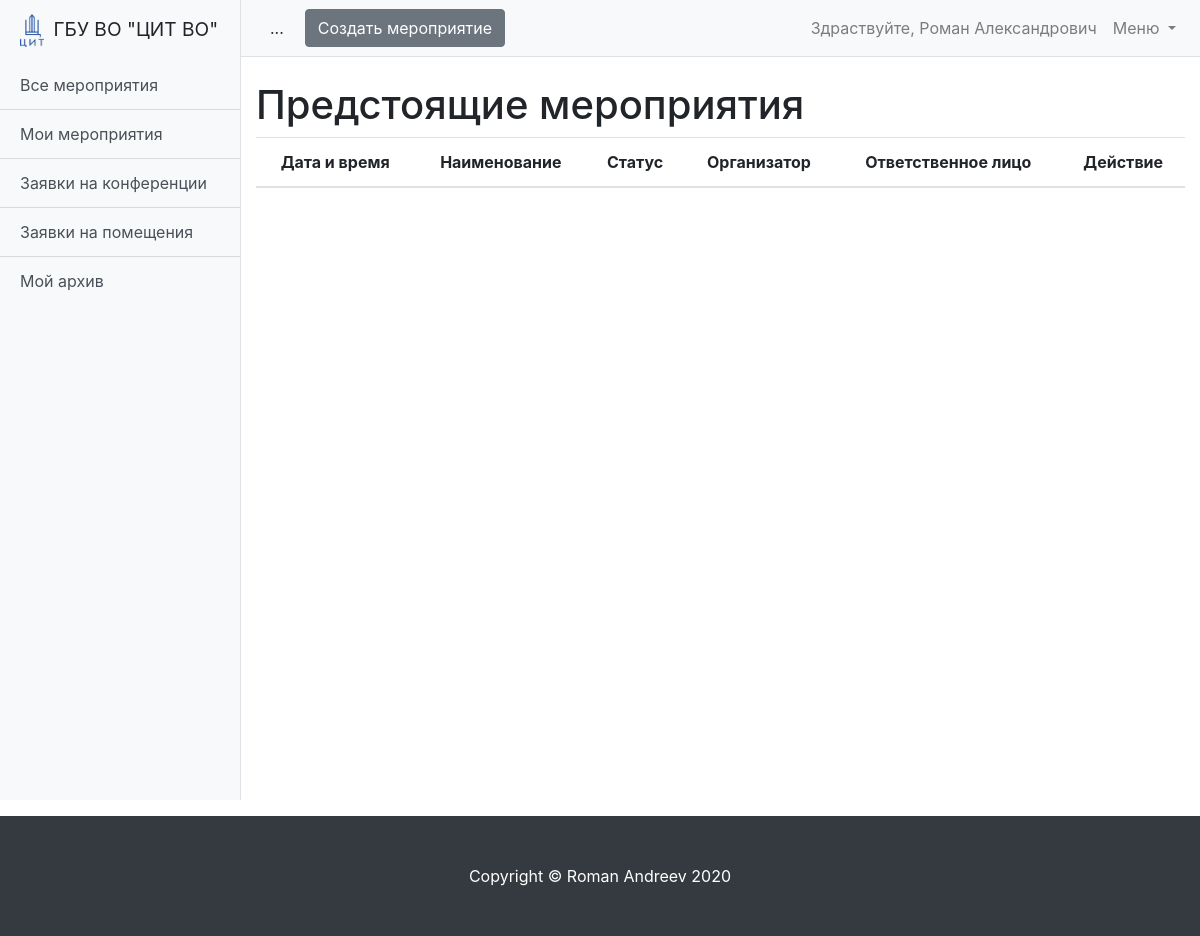
/schedule/event-list/ (signed in), run on an earlier commit of the app's database.
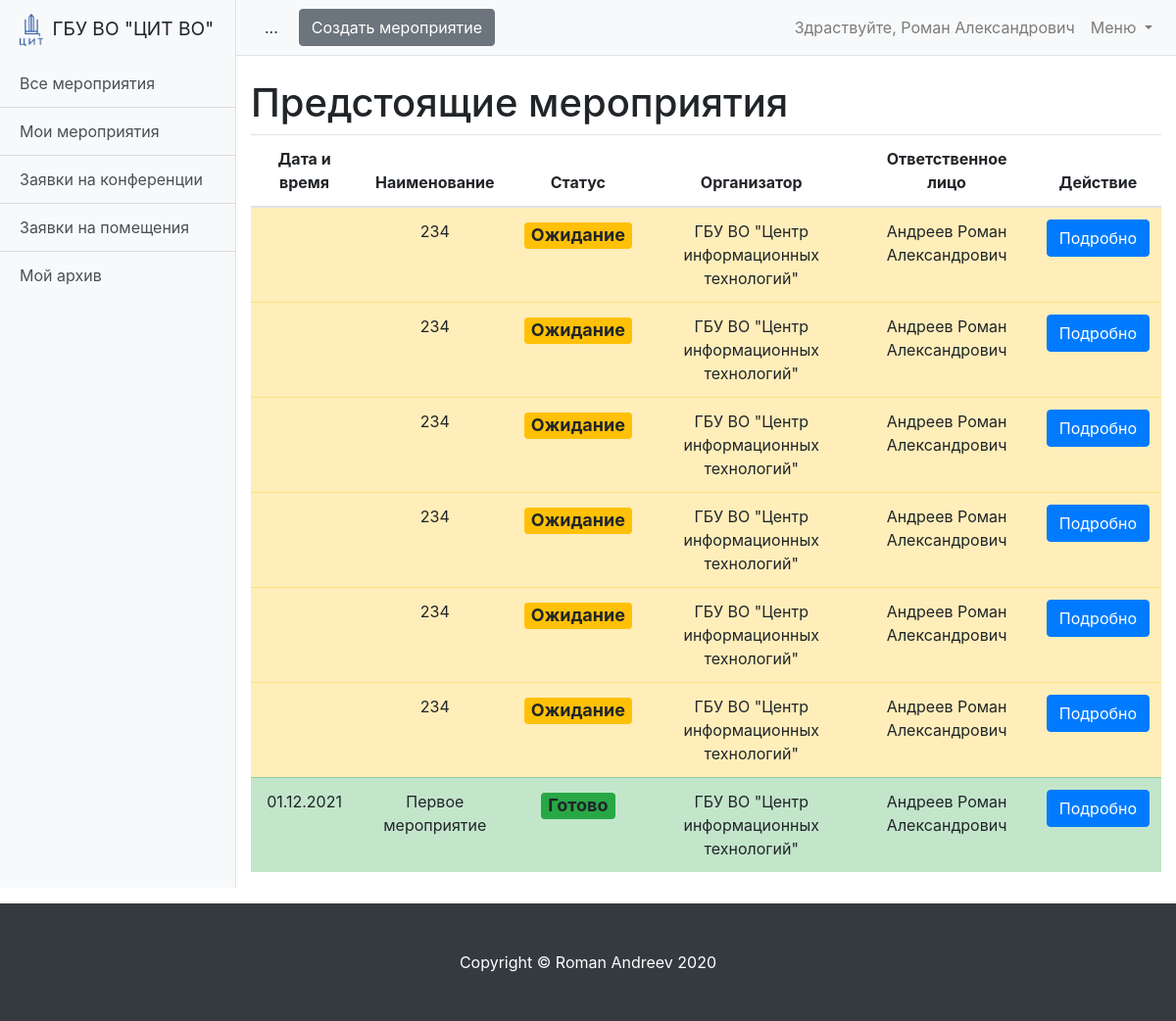
And on a later commit of the database.
### schedule/models.py (models this page shows, shortened)
class Event(models.Model):
    MESSAGES = {
        'create': 'Мероприятие создано!',
        'update': 'Мероприятие изменено!',
        'delete': 'Мероприятие удалено!'
    }
    STATUS_DRAFT = 'draft'
    STATUS_WAIT = 'wait'
    STATUS_READY = 'ready'
    STATUS_REJECTION = 'rejection'
    STATUS_COMPLETED = 'completed'
    STATUS_CHOICES = (
        (STATUS_DRAFT, 'Черновик'),
        (STATUS_WAIT, 'Ожидание'),
        (STATUS_READY, 'Готово'),
        (STATUS_REJECTION, 'Отказ'),
        (STATUS_COMPLETED, 'Окончено')
    )
    name = models.CharField(max_length=255, verbose_name='Название мероприятия')
    description = models.TextField(verbose_name='Описание')
    organization = models.ForeignKey('Organization', verbose_name='Организация', on_delete=models.CASCADE)  # Возможно избыточно
    owner = models.ForeignKey('User', verbose_name='Владелец', on_delete=models.CASCADE)
    date_start = models.DateField(verbose_name='Дата начала мероприятия', null=True, blank=True)
    date_end = models.DateField(verbose_name='Дата окончания мероприятия', null=True, blank=True)
    created_at = models.DateTimeField(auto_now=True)
    status = models.CharField(
        max_length=100,
        verbose_name='Статус мероприятия',
        choices=STATUS_CHOICES,
        default=STATUS_DRAFT
    )
    def get_absolute_url(self):
        return reverse('event_detail', kwargs={'pk': self.pk})
    class Meta:
        ordering = ['date_start']
        verbose_name = 'Мероприятие'
        verbose_name_plural = 'Мероприятия'

class Organization(models.Model):
    name = models.CharField(max_length=255, verbose_name='Название организации')
    room = models.ManyToManyField('Room', verbose_name='Доступные помещения', related_name='related_room')
    created_at = models.DateTimeField(auto_now=True)
    def __str__(self):
        return self.name
    class Meta:
        ordering = ['name']
        verbose_name = 'Организация'
        verbose_name_plural = 'Организации'

class User(AbstractUser):
    is_operator = models.BooleanField(default=False, verbose_name='Опертор')
    is_assistant = models.BooleanField(default=False, verbose_name='Ассистент')
    organization = models.ForeignKey('Organization', verbose_name='Организация', on_delete=models.SET_NULL,
                                     null=True, blank=True)
    subscribe_mail = models.BooleanField(verbose_name='Подписка на почтовую рассылку', default=False)
    telegram = models.CharField(max_length=10, verbose_name='Телеграм чат-id', null=True, blank=True)
    subscribe_telegram = models.BooleanField(verbose_name='Подписка на рассылку в телеграм', default=False)
    phone = models.CharField(max_length=100, verbose_name='Телефон', null=True, blank=True)
    def __str__(self):
        return f'{self.last_name} {self.first_name}'

### schedule/views/event.py (the view)
# urls.py: path('event-list/', EventsListView.as_view(), name='event_list'),
class EventsListView(LoginRequiredMixin, HelpMixin, ListView):
    model = Event
    paginate_by = 7
    def get_queryset(self):
        queryset = super().get_queryset()
        set_status_completed(queryset)
        return queryset.filter(status__in=('wait', 'ready'))

### schedule/services.py (called while the page is built)
def set_status_completed(queryset):
    if queryset.model == Event:
        completed_list = queryset.filter(date_start__lt=today, status__in=['wait', 'ready', 'rejection'])
        if completed_list:
            conference = Conference.objects.filter(event__in=completed_list, date__lt=today)
            booking = Booking.objects.filter(event__in=completed_list, date__lt=today)
            conference.update(status='completed')
            booking.update(status='completed')
            completed_list.filter(date_end__lt=today).update(status='completed')
    if queryset.model in [Conference, Booking]:
        completed_list = queryset.filter(date__lt=today, status__in=['wait', 'ready', 'rejection'])
        if completed_list:
            completed_list.update(status='completed')

### schedule/templatetags/custom_filter.py (called while the page is built)
@register.filter
def get_postfix(status):
    return status_postfix_css_class.get(status)

### schedule/views/mixins.py (called while the page is built)
    def get_url_pattern(self):
        print(dir(self.request))
        print(self.request.path.strip())
        url_parts = re.sub(r'\d+', '*.*', self.request.path)
        print(url_parts)
        return re.sub(r'\d+', '*.*', self.request.path) + ';'

### schedule/templates/schedule/event_list.html (shortened to what this page needs)
{% extends 'schedule/base.html' %}
{% load custom_filter %}
{% block content %}
<h1 class="mt-4">{% block title %}Предстоящие мероприятия{% endblock title %}</h1>
<table class="table text-center table-hover">
  <thead>
  <tr>
    <th scope="col">Дата и время</th>
    <th scope="col">Наименование</th>
    <th scope="col">Статус</th>
    <th scope="col">Организатор</th>
    <th scope="col">Ответственное лицо</th>
    <th scope="col">Действие</th>
  </tr>
  </thead>
  <tbody>
  {% for event in page_obj %}
  <tr class="table-{{ event.status|get_postfix }}">
    <td>
      {% if event.date_start == event.date_end %}{{ event.date_start|date:"d.m.Y" }}
      {% else %}{{ event.date_start|date:"d.m" }}-{{ event.date_end|date:"d.m.Y" }}
      {% endif %}
    </td>
    <td>{{ event.name }}</td>
    <td>
      <h4><span class="badge bg-{{ event.status|get_postfix }}">{{ event.get_status_display  }}</span></h4>
    </td>
    <td>{{ event.organization }}</td>
    <td>{{ event.owner }}</td>
    <td><a href="{{ event.get_absolute_url }}" type="button" class="btn btn-primary">Подробно</a></td>
  </tr>
  {% endfor %}
  </tbody>
</table>
{% endblock content %}

What changed in the data, as far as the page shows it:
added Event: name "234", status "Ожидание", organization "ГБУ ВО \"Центр информационных технологий\"", owner "Андреев Роман Александрович"
added Event: name "234", status "Ожидание", organization "ГБУ ВО \"Центр информационных технологий\"", owner "Андреев Роман Александрович"
added Event: name "234", status "Ожидание", organization "ГБУ ВО \"Центр информационных технологий\"", owner "Андреев Роман Александрович"
added Event: name "234", status "Ожидание", organization "ГБУ ВО \"Центр информационных технологий\"", owner "Андреев Роман Александрович"
added Event: name "234", status "Ожидание", organization "ГБУ ВО \"Центр информационных технологий\"", owner "Андреев Роман Александрович"
added Event: name "234", status "Ожидание", organization "ГБУ ВО \"Центр информационных технологий\"", owner "Андреев Роман Александрович"
now on this page (row edited): Event: date_start "01.12.2021", name "Первое мероприятие", status "Готово", organization "ГБУ ВО \"Центр информационных технологий\"", owner "Андреев Роман Александрович"
